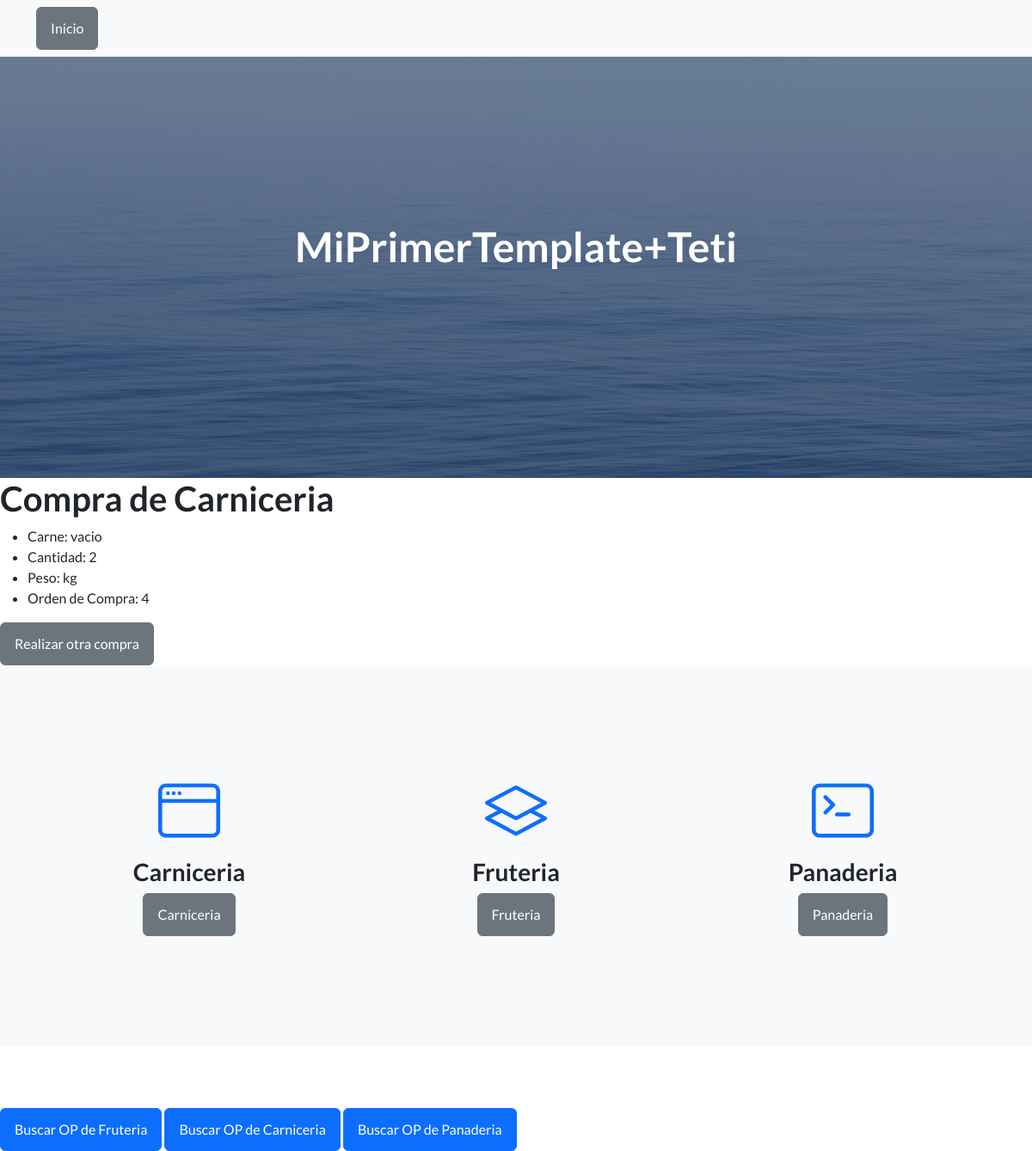
Page /app1/lista_carniceria/ on the committed database.
### app1/models.py (models this page shows, shortened)
class Carniceria(models.Model):
    id = models.AutoField(primary_key=True)
    carne = models.CharField(max_length=100)
    cantidad = models.IntegerField()
    peso = models.CharField(max_length=100, default="0.0")

### app1/views.py (the view)
# urls.py: path('lista_carniceria/', views.lista_carniceria, name='lista_carniceria'),
def lista_carniceria(request):
    compra_carne = Carniceria.objects.last()  # Obtiene el último registro
    return render(request, 'lista_carniceria.html', {'compra_carne': compra_carne})

### Template/lista_carniceria.html (shortened to what this page needs)
{% extends 'index.html' %}
{% block content %}
<!DOCTYPE html>
<html>
<head>
</head>
<body>
    <h1>Compra de Carniceria</h1>
    <ul>
        <li>Carne: {{ compra_carne.carne }}</li>
        <li>Cantidad: {{ compra_carne.cantidad }}</li>
        <li>Peso: {{ compra_carne.peso }}</li>
        <li>Orden de Compra: {{ compra_carne.id }}</li>
    </ul>
    <a href="{% url 'app1:carniceria' %}" class="btn btn-secondary">Realizar otra compra</a>
</body>
</html>
{% endblock %}

### rows in the picture
Carniceria: carne "vacio", cantidad "2", peso "kg", id "4"
